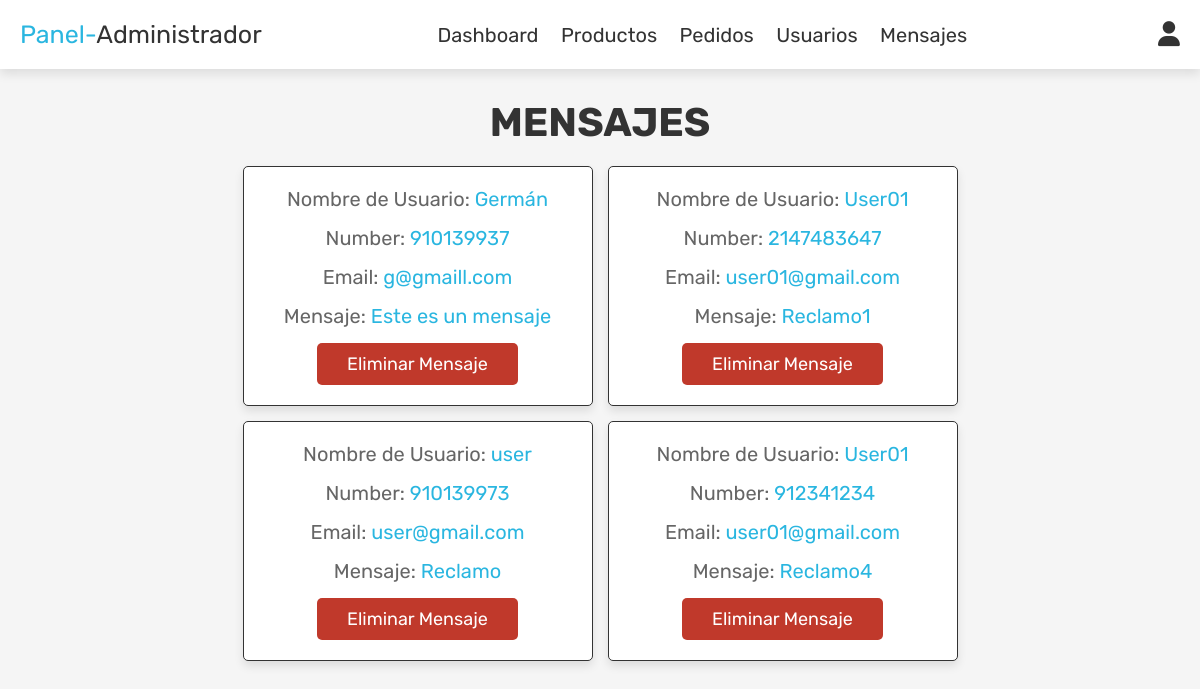
Screenshot of /admin_contacts.php (signed in) with the database file from the repository.
### tables this page shows
CREATE TABLE `mensaje` (
  `id` int(11) NOT NULL,
  `user_id` int(11) NOT NULL,
  `name` varchar(50) NOT NULL,
  `email` varchar(50) NOT NULL,
  `number` int(11) NOT NULL,
  `message` varchar(200) NOT NULL
);

### admin_contacts.php (the view, shortened to what this page needs)
<?php
    include 'php/conexion_be.php';
?>
<!DOCTYPE html>
<html lang="en">
<head>
    <link rel="stylesheet" href="https://cdnjs.cloudflare.com/ajax/libs/font-awesome/6.0.0/css/all.min.css">
    <link rel="stylesheet" href="./assets/css/styles_admin.css">
</head>
<body>
    <?php include 'admin_header.php'; ?>
    <section class="messages">
        <h1 class="title">Mensajes</h1>
        <div class="box-container">
            <?php
                $select_mjs=$conn->prepare("SELECT * FROM mensaje");
                $select_mjs->execute();
                if($select_mjs->rowCount()>0){
                    while($row=$select_mjs->fetch(PDO::FETCH_ASSOC)){
                        ?>
                        <div class="box">
                            <p>Nombre de Usuario: <span><?php echo $row['name']; ?></span></p>
                            <p>Number: <span><?php echo $row['number']; ?></span></p>
                            <p>Email: <span><?php echo $row['email']; ?></span></p>
                            <p>Mensaje: <span><?php echo $row['message']; ?></span></p>
                            <a class="delete-btn" href="admin_cotacts.php?delete=<?php echo $row['id']; ?>" onclick="return confirm('Eliminar este mensaje?')">Eliminar mensaje</a>
                        </div>
                        <?php
                    }
                }else{
                    echo '<p class="empty">No hay mensajes registrados</p>';
                }
            ?>
        </div>
    </section>
</body>
</html>

### assets/css/styles_admin.css (style rules this page uses)
:root { --red:#c0392b; --orange:#f39c12; --black:#333; --white:#fff; --light-color:#666; --light-white:#ccc; --light-bg:#f5f5f5; --sky-blue: #2ab6e0; --border:.1rem solid var(--black); --box-shadow:0 .5rem 1rem rgba(0,0,0,.1); }
* { font-family: 'Rubik', sans-serif; margin:0; padding:0; box-sizing: border-box; outline: none; border:none; text-decoration: none; transition:all .2s linear; }
html { font-size: 62.5%; overflow-x: hidden; }
body { background-color: var(--light-bg); }
section { padding: 3rem 2rem; }
.btn, .option-btn, .delete-btn, .white-btn { display: inline-block; margin-top: 1rem; padding:1rem 3rem; cursor: pointer; color:var(--white); font-size: 1.8rem; border-radius: .5rem; text-transform: capitalize; margin-top: 0; }
.delete-btn { background-color: var(--red); }
.title { text-align: center; margin-bottom: 2rem; text-transform: uppercase; color: var(--black); font-size: 4rem; }
.messages .box-container { display: grid; grid-template-columns: repeat(auto-fit, 35rem); gap: 1.5rem; max-width: 1000px; margin: 0 auto; align-items: flex-start; justify-content: center; }
.messages .box-container .box { background-color: var(--white); padding: 2rem; border: var(--border); box-shadow: var(--box-shadow); border-radius: .5rem; text-align: center; }
.messages .box-container .box p { padding-bottom: 1.5rem; font-size: 2rem; color: var(--light-color); }
.messages .box-container .box p span { color: var(--sky-blue); }
.messages .box-container .box .delete-btn { margin-top: 0; }

### rows the page displays
mensaje: name "Germán", number "910139937", email "g@gmaill.com", message "Este es un mensaje"
mensaje: name "User01", number "2147483647", email "user01@gmail.com", message "Reclamo1"
mensaje: name "user", number "910139973", email "user@gmail.com", message "Reclamo"
mensaje: name "User01", number "912341234", email "user01@gmail.com", message "Reclamo4"
